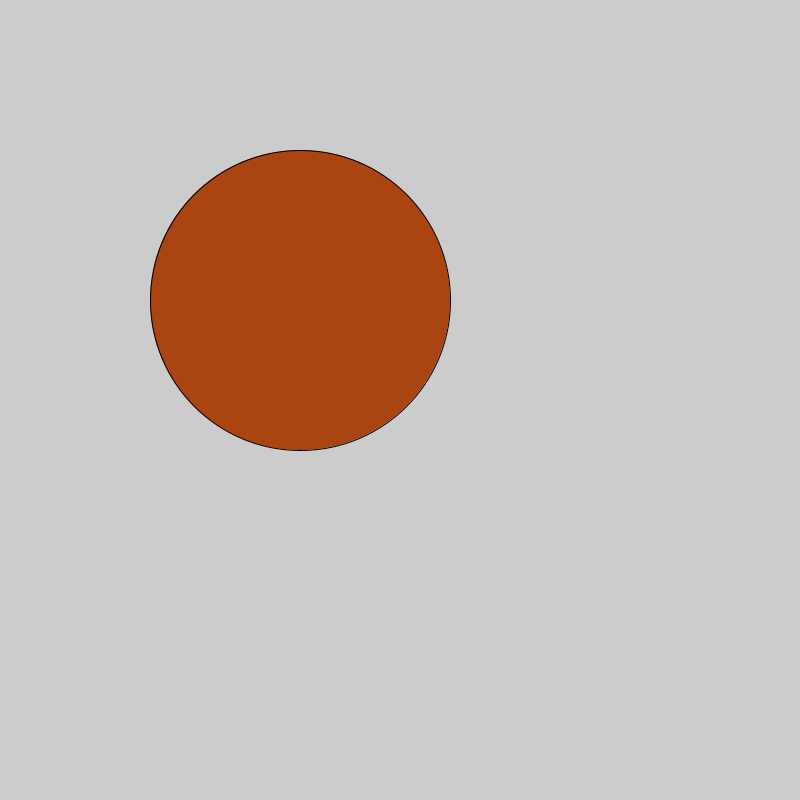
Frame 1 (no input)
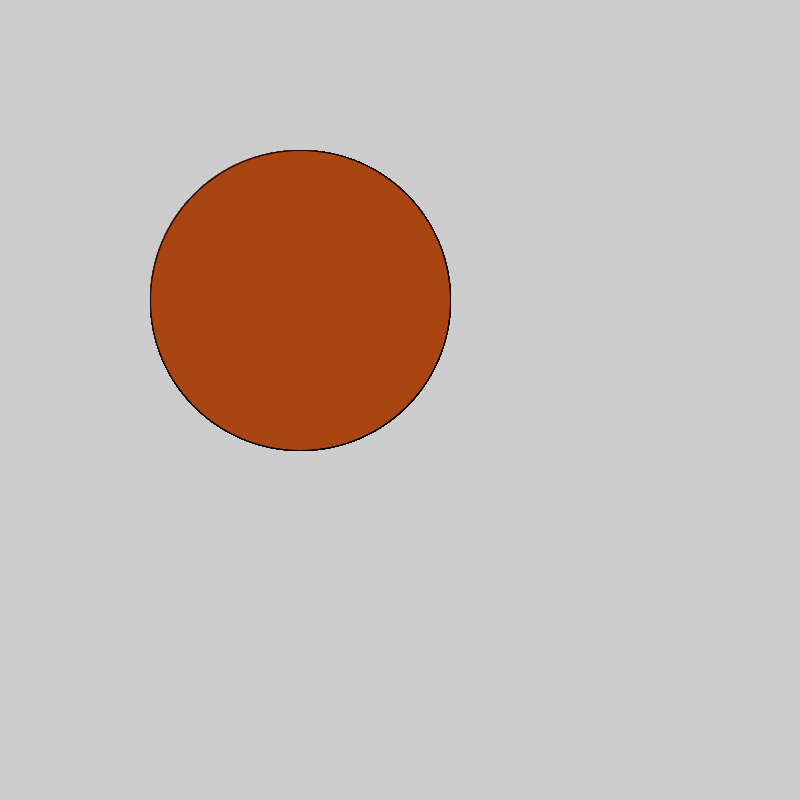
Frame 60 (the mouse pressed at the canvas centre just before this capture)
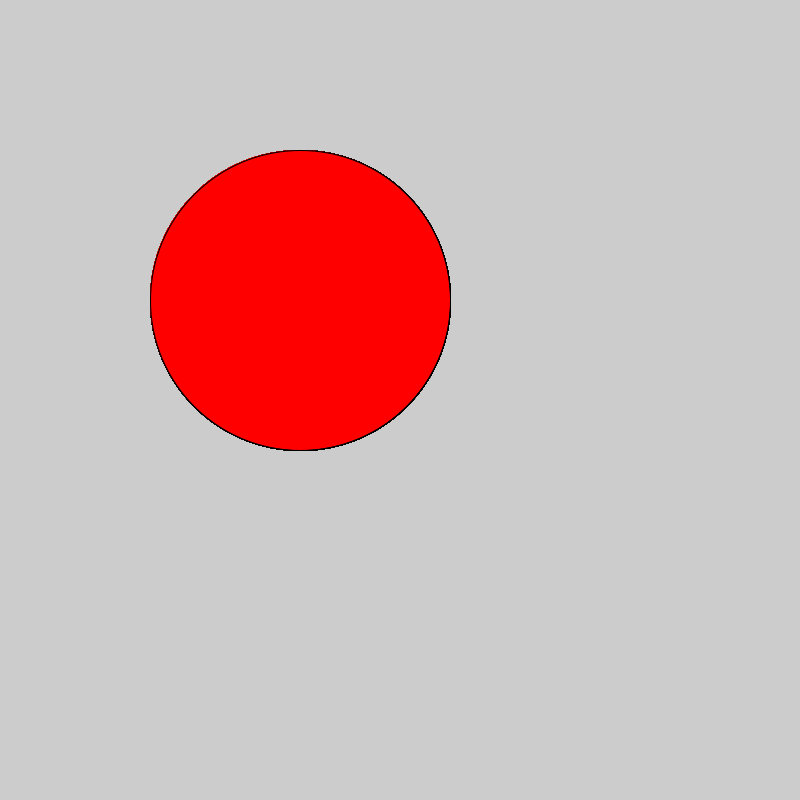
Frame 120 (the mouse held since frame 60 and released just before this capture)

The Processing sketch that drew these frames (run headless with seeded random() and noise(); from frame 60 on, the mouse is pressed at the canvas centre):

// Processing sketch: Logical_Dot
// ── Logical_Dot.pde
void setup() {
  size(800, 800);
}

void draw() {

  
  
   //2. make it a nice color
fill(170, 68, 17);
   //3. if the mouse is pressed, fill the circle with a different color          
if(mousePressed){
  fill(255, 0, 0);}
else fill(170, 68, 17);

   //1. draw an ellipse
ellipse (300, 300, 300, 300);
}

// Copyright Wintriss Technical Schools 2013
